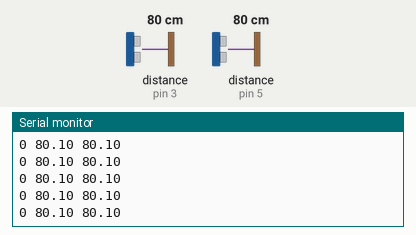
This sketch was run on a simulated Arduino Uno, built with avr-gcc and run on an emulated ATmega328P. Shown: the last lines printed to the serial monitor. Wiring (inferred from the names in the program): 2 × ultrasonic range finder: trigger pin 2, echo pin 3 / trigger pin 4, echo pin 5. Inputs (shaded band) come from the test bench; at power-on: distance to the obstacle (sensors on pin 3, pin 5) 80 cm. The echo pulse lasts 58.3 µs per cm.

Above: at 1.4 s.
1.5 s: distance to the obstacle (sensor on pin 3) set to 2 cm
At 1.6 s:
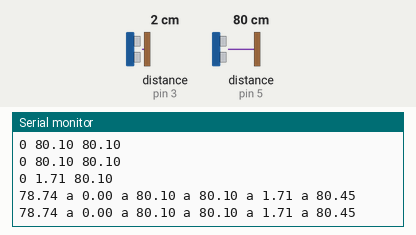
3.1 s: distance to the obstacle (sensor on pin 5) set to 18 cm
At 3.14 s:
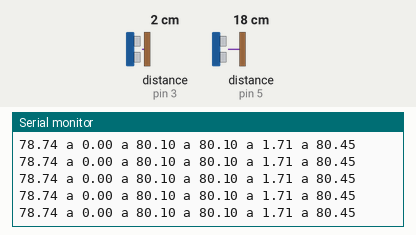
6.1 s: distance to the obstacle (sensor on pin 3) set to 18 cm
At 6.1 s:
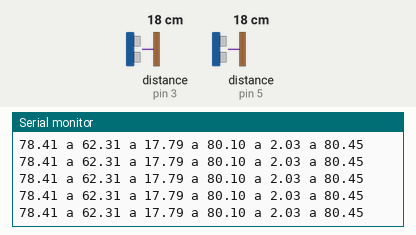
9.1 s: distance to the obstacle (sensor on pin 5) set to 2 cm
At 9.13 s:
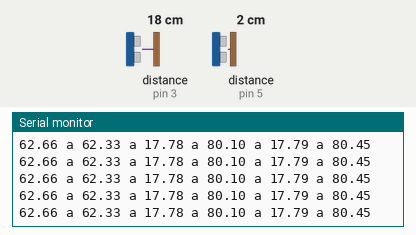
12.1 s: distance to the obstacle (sensor on pin 5) set to 120 cm
At 12.1 s:
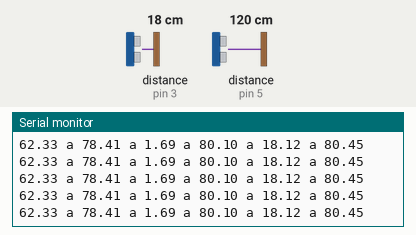
Timing chart, 0 to 15.1 s (numbered marks = the images above; inputs shaded):
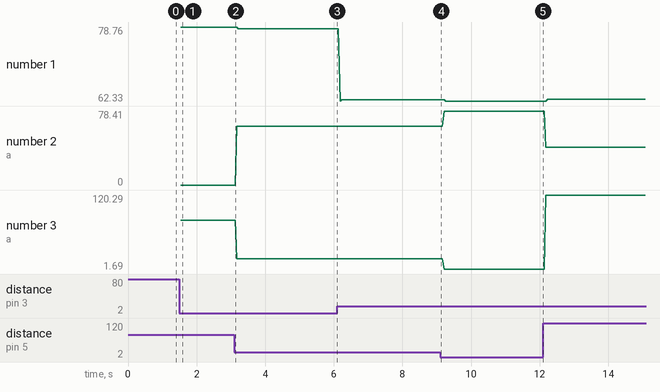

The sketch:

THEBEST.ino
```cpp
int triger1=2; //hello
int echo1=3;//github
int triger2=4;
int echo2=5;
int peopleNum=0;
int GreenLed=6;
int RedLed=7;
float DistanceNow1,DistanceNow2;
float doorDis1,doorDis2;

float DiferenceCM=30; // I diafora sta ekatosta gia na theorithi oti pernai anthropos


///=============DISTANCE=============///
float distance (int SensorNum){
  // if SensorNum==1 tote asxoloume me ton 1 sensora ara 2,3 alios asxoloume me ton deftero ara 4,5
  float distanceCM=200;

  while(distanceCM>150)
  {
    digitalWrite(SensorNum*2,LOW);
    delayMicroseconds(2);

    digitalWrite(SensorNum*2,HIGH);
    delayMicroseconds(10);
    digitalWrite(SensorNum*2,LOW);

    distanceCM = pulseIn((SensorNum*2)+1,HIGH);
    distanceCM=distanceCM/58;
  }
  return (distanceCM);
}
///=============endDISTANCE=============///


void waiting(float doorDis1,float doorDis2)
{
  float Dis1=distance(1);  float Dis2=distance(2);

  while((abs(Dis1-doorDis1)>1) || (abs(Dis2-doorDis2)>8))
  {
    Dis1=distance(1);
    Dis2=distance(2);

    Serial.print(abs(Dis1-doorDis1));
    Serial.print(" a ");
    Serial.print(abs(Dis2-doorDis2));
    Serial.print(" a ");
    Serial.print(Dis2);
    Serial.print(" a ");
    Serial.print(doorDis2);
    Serial.print(" a ");
    Serial.print(Dis1);
    Serial.print(" a ");
    Serial.println(doorDis1);
  }
   delay(200);
}


void setup() {
  pinMode(triger1,OUTPUT);
  pinMode(triger2,OUTPUT);
  pinMode(echo1,INPUT);
  pinMode(echo2,INPUT);

  delay(200);
  doorDis1=distance(1); // I proti apostasi pou exi apo tin porta otan anigi to programa
  delay(15);
  doorDis2=distance(2);
  delay(15);
  Serial.begin(9600);
}

void loop()
{
  DistanceNow1=distance(1);
  DistanceNow2=distance(2);

  if (abs(DistanceNow1-doorDis1)>=DiferenceCM)
  {
    waiting(doorDis1,doorDis2);
    peopleNum+=1;
    delay(200);
  }

  DistanceNow1=distance(1);
  DistanceNow2=distance(2);
  if (abs(DistanceNow2-doorDis2)>=DiferenceCM)
  {
    waiting(doorDis1,doorDis2);
    peopleNum-=1;
    delay(200);
  }

  Serial.print(peopleNum);
  Serial.print(" ");
  Serial.print(DistanceNow1);
  Serial.print(" ");
  Serial.println(DistanceNow2);

  if (peopleNum==0)
  {
    digitalWrite(GreenLed,HIGH);
    digitalWrite(RedLed,LOW);
  }
  else if (peopleNum>0)
  {
    digitalWrite(RedLed,HIGH);
    digitalWrite(GreenLed,LOW);
  }
}
```

Measured:
- after the input at 1.5 s, the serial monitor: prints a new line at once (image 1)
- plotted number 1: 78.74 → 78.41 after the input at 3.1 s, 78.41 → 62.66 after the input at 6.1 s, 62.33 → 62.67 after the input at 12.1 s
- plotted number 2: 0 → 62.31 after the input at 3.1 s, 62.31 → 62.33 after the input at 6.1 s, 78.41 → 40.19 after the input at 12.1 s
- plotted number 3: 80.1 → 17.79 after the input at 3.1 s, 17.79 → 17.78 after the input at 6.1 s, 17.78 → 1.69 after the input at 9.1 s, 1.69 → 120.29 after the input at 12.1 s
